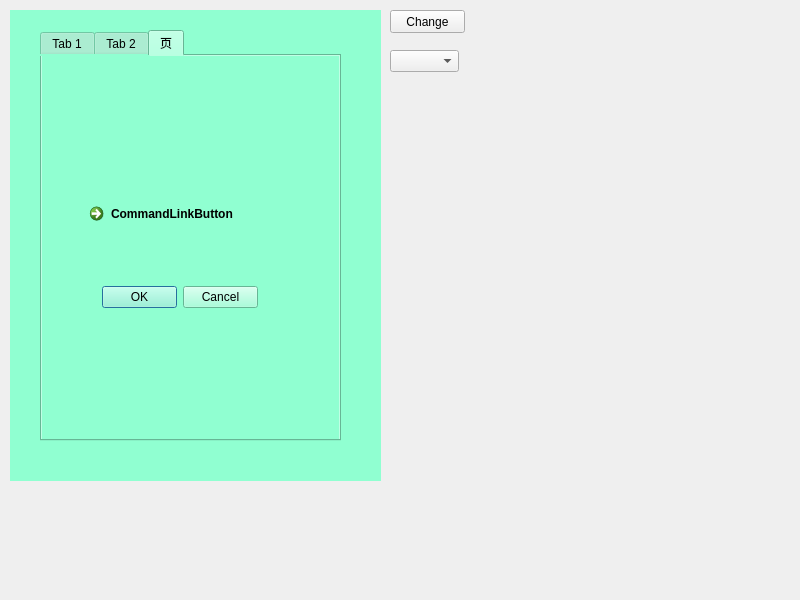
<?xml version="1.0" encoding="UTF-8"?>
<ui version="4.0">
 <class>MainWindow</class>
 <widget class="QMainWindow" name="MainWindow">
  <property name="geometry">
   <rect>
    <x>0</x>
    <y>0</y>
    <width>800</width>
    <height>600</height>
   </rect>
  </property>
  <property name="windowTitle">
   <string>MainWindow</string>
  </property>
  <widget class="QWidget" name="centralwidget">
   <widget class="QStackedWidget" name="stackedWidget">
    <property name="geometry">
     <rect>
      <x>10</x>
      <y>10</y>
      <width>371</width>
      <height>471</height>
     </rect>
    </property>
    <property name="autoFillBackground">
     <bool>false</bool>
    </property>
    <property name="styleSheet">
     <string notr="true">background: rgb(144, 255, 209)</string>
    </property>
    <property name="currentIndex">
     <number>2</number>
    </property>
    <widget class="QWidget" name="page_5">
     <widget class="QScrollArea" name="scrollArea">
      <property name="geometry">
       <rect>
        <x>60</x>
        <y>30</y>
        <width>131</width>
        <height>411</height>
       </rect>
      </property>
      <property name="widgetResizable">
       <bool>true</bool>
      </property>
      <widget class="QWidget" name="scrollAreaWidgetContents">
       <property name="geometry">
        <rect>
         <x>0</x>
         <y>-241</y>
         <width>112</width>
         <height>650</height>
        </rect>
       </property>
       <layout class="QVBoxLayout" name="verticalLayout">
        <item>
         <widget class="QPushButton" name="pushButton">
          <property name="text">
           <string>PushButton</string>
          </property>
         </widget>
        </item>
        <item>
         <widget class="QPushButton" name="pushButton_2">
          <property name="text">
           <string>PushButton</string>
          </property>
         </widget>
        </item>
        <item>
         <widget class="QPushButton" name="pushButton_3">
          <property name="text">
           <string>PushButton</string>
          </property>
         </widget>
        </item>
        <item>
         <widget class="QPushButton" name="pushButton_4">
          <property name="text">
           <string>PushButton</string>
          </property>
         </widget>
        </item>
        <item>
         <widget class="QPushButton" name="pushButton_22">
          <property name="text">
           <string>PushButton</string>
          </property>
         </widget>
        </item>
        <item>
         <widget class="QPushButton" name="pushButton_21">
          <property name="text">
           <string>PushButton</string>
          </property>
         </widget>
        </item>
        <item>
         <widget class="QPushButton" name="pushButton_20">
          <property name="text">
           <string>PushButton</string>
          </property>
         </widget>
        </item>
        <item>
         <widget class="QPushButton" name="pushButton_19">
          <property name="text">
           <string>PushButton</string>
          </property>
         </widget>
        </item>
        <item>
         <widget class="QPushButton" name="pushButton_18">
          <property name="text">
           <string>PushButton</string>
          </property>
         </widget>
        </item>
        <item>
         <widget class="QPushButton" name="pushButton_17">
          <property name="text">
           <string>PushButton</string>
          </property>
         </widget>
        </item>
        <item>
         <widget class="QPushButton" name="pushButton_16">
          <property name="text">
           <string>PushButton</string>
          </property>
         </widget>
        </item>
        <item>
         <widget class="QPushButton" name="pushButton_15">
          <property name="text">
           <string>PushButton</string>
          </property>
         </widget>
        </item>
        <item>
         <widget class="QPushButton" name="pushButton_14">
          <property name="text">
           <string>PushButton</string>
          </property>
         </widget>
        </item>
        <item>
         <widget class="QPushButton" name="pushButton_13">
          <property name="text">
           <string>PushButton</string>
          </property>
         </widget>
        </item>
        <item>
         <widget class="QPushButton" name="pushButton_12">
          <property name="text">
           <string>PushButton</string>
          </property>
         </widget>
        </item>
        <item>
         <widget class="QPushButton" name="pushButton_11">
          <property name="text">
           <string>PushButton</string>
          </property>
         </widget>
        </item>
        <item>
         <widget class="QPushButton" name="pushButton_10">
          <property name="text">
           <string>PushButton</string>
          </property>
         </widget>
        </item>
        <item>
         <widget class="QPushButton" name="pushButton_9">
          <property name="text">
           <string>PushButton</string>
          </property>
         </widget>
        </item>
        <item>
         <widget class="QPushButton" name="pushButton_8">
          <property name="text">
           <string>PushButton</string>
          </property>
         </widget>
        </item>
        <item>
         <widget class="QPushButton" name="pushButton_7">
          <property name="text">
           <string>PushButton</string>
          </property>
         </widget>
        </item>
        <item>
         <widget class="QPushButton" name="pushButton_6">
          <property name="text">
           <string>PushButton</string>
          </property>
         </widget>
        </item>
        <item>
         <widget class="QPushButton" name="pushButton_5">
          <property name="text">
           <string>PushButton</string>
          </property>
         </widget>
        </item>
       </layout>
      </widget>
     </widget>
    </widget>
    <widget class="QWidget" name="page_6">
     <widget class="QToolBox" name="toolBox">
      <property name="geometry">
       <rect>
        <x>40</x>
        <y>40</y>
        <width>231</width>
        <height>401</height>
       </rect>
      </property>
      <property name="currentIndex">
       <number>3</number>
      </property>
      <widget class="QWidget" name="page">
       <property name="geometry">
        <rect>
         <x>0</x>
         <y>0</y>
         <width>231</width>
         <height>297</height>
        </rect>
       </property>
       <attribute name="label">
        <string>Page 1</string>
       </attribute>
       <widget class="QPushButton" name="pushButton_23">
        <property name="geometry">
         <rect>
          <x>50</x>
          <y>50</y>
          <width>75</width>
          <height>23</height>
         </rect>
        </property>
        <property name="text">
         <string>PushButton</string>
        </property>
       </widget>
      </widget>
      <widget class="QWidget" name="page_2">
       <property name="geometry">
        <rect>
         <x>0</x>
         <y>0</y>
         <width>231</width>
         <height>297</height>
        </rect>
       </property>
       <attribute name="label">
        <string>Page 2</string>
       </attribute>
       <widget class="QToolButton" name="toolButton">
        <property name="geometry">
         <rect>
          <x>50</x>
          <y>70</y>
          <width>37</width>
          <height>18</height>
         </rect>
        </property>
        <property name="text">
         <string>...</string>
        </property>
       </widget>
      </widget>
      <widget class="QWidget" name="page_3">
       <attribute name="label">
        <string>页</string>
       </attribute>
       <widget class="QRadioButton" name="radioButton">
        <property name="geometry">
         <rect>
          <x>50</x>
          <y>20</y>
          <width>89</width>
          <height>16</height>
         </rect>
        </property>
        <property name="text">
         <string>RadioButton</string>
        </property>
       </widget>
       <widget class="QRadioButton" name="radioButton_2">
        <property name="geometry">
         <rect>
          <x>60</x>
          <y>70</y>
          <width>89</width>
          <height>16</height>
         </rect>
        </property>
        <property name="text">
         <string>RadioButton</string>
        </property>
       </widget>
      </widget>
      <widget class="QWidget" name="page_4">
       <attribute name="label">
        <string>页</string>
       </attribute>
       <widget class="QCheckBox" name="checkBox">
        <property name="geometry">
         <rect>
          <x>0</x>
          <y>50</y>
          <width>71</width>
          <height>16</height>
         </rect>
        </property>
        <property name="text">
         <string>CheckBox</string>
        </property>
       </widget>
       <widget class="QCheckBox" name="checkBox_2">
        <property name="geometry">
         <rect>
          <x>70</x>
          <y>110</y>
          <width>71</width>
          <height>16</height>
         </rect>
        </property>
        <property name="text">
         <string>CheckBox</string>
        </property>
       </widget>
      </widget>
     </widget>
    </widget>
    <widget class="QWidget" name="page_7">
     <widget class="QTabWidget" name="tabWidget">
      <property name="geometry">
       <rect>
        <x>30</x>
        <y>20</y>
        <width>301</width>
        <height>411</height>
       </rect>
      </property>
      <property name="currentIndex">
       <number>2</number>
      </property>
      <widget class="QWidget" name="tab">
       <attribute name="title">
        <string>Tab 1</string>
       </attribute>
       <widget class="QRadioButton" name="radioButton_3">
        <property name="geometry">
         <rect>
          <x>50</x>
          <y>100</y>
          <width>89</width>
          <height>16</height>
         </rect>
        </property>
        <property name="text">
         <string>RadioButton</string>
        </property>
       </widget>
       <widget class="QRadioButton" name="radioButton_4">
        <property name="geometry">
         <rect>
          <x>50</x>
          <y>150</y>
          <width>89</width>
          <height>16</height>
         </rect>
        </property>
        <property name="text">
         <string>RadioButton</string>
        </property>
       </widget>
      </widget>
      <widget class="QWidget" name="tab_2">
       <attribute name="title">
        <string>Tab 2</string>
       </attribute>
       <widget class="QRadioButton" name="radioButton_5">
        <property name="geometry">
         <rect>
          <x>50</x>
          <y>130</y>
          <width>89</width>
          <height>16</height>
         </rect>
        </property>
        <property name="text">
         <string>RadioButton</string>
        </property>
       </widget>
       <widget class="QRadioButton" name="radioButton_6">
        <property name="geometry">
         <rect>
          <x>50</x>
          <y>190</y>
          <width>89</width>
          <height>16</height>
         </rect>
        </property>
        <property name="text">
         <string>RadioButton</string>
        </property>
       </widget>
      </widget>
      <widget class="QWidget" name="tab_3">
       <attribute name="title">
        <string>页</string>
       </attribute>
       <widget class="QCommandLinkButton" name="commandLinkButton">
        <property name="geometry">
         <rect>
          <x>40</x>
          <y>140</y>
          <width>172</width>
          <height>41</height>
         </rect>
        </property>
        <property name="text">
         <string>CommandLinkButton</string>
        </property>
       </widget>
       <widget class="QDialogButtonBox" name="buttonBox">
        <property name="geometry">
         <rect>
          <x>60</x>
          <y>230</y>
          <width>156</width>
          <height>23</height>
         </rect>
        </property>
        <property name="standardButtons">
         <set>QDialogButtonBox::Cancel|QDialogButtonBox::Ok</set>
        </property>
       </widget>
      </widget>
     </widget>
    </widget>
   </widget>
   <widget class="QPushButton" name="btnChange">
    <property name="geometry">
     <rect>
      <x>390</x>
      <y>10</y>
      <width>75</width>
      <height>23</height>
     </rect>
    </property>
    <property name="text">
     <string>Change</string>
    </property>
   </widget>
   <widget class="QComboBox" name="comboBox">
    <property name="geometry">
     <rect>
      <x>390</x>
      <y>50</y>
      <width>69</width>
      <height>22</height>
     </rect>
    </property>
   </widget>
   <widget class="QLabel" name="label">
    <property name="geometry">
     <rect>
      <x>410</x>
      <y>110</y>
      <width>251</width>
      <height>271</height>
     </rect>
    </property>
    <property name="text">
     <string/>
    </property>
    <property name="margin">
     <number>0</number>
    </property>
   </widget>
  </widget>
 </widget>
 <resources/>
 <connections/>
</ui>
